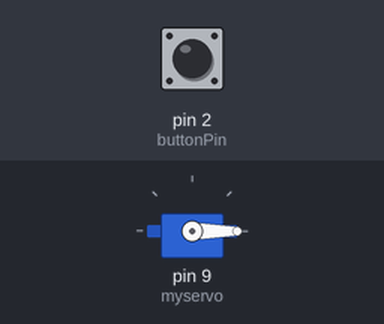
This sketch was run on a simulated Arduino Uno, built with avr-gcc and run on an emulated ATmega328P. On the bench: servo. The test bench sets the inputs (shaded band); at power-on: pin 2 (buttonPin) LOW.

Above: at 6.8 s.
6.9 s: pin 2 (buttonPin) pulled HIGH for 3 s
At 9.3 s:
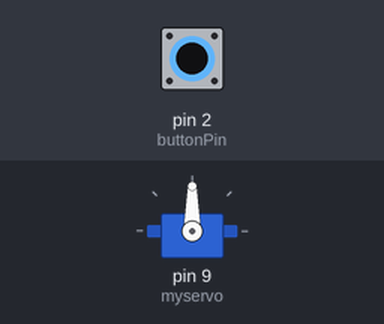
Timing chart, 0 to 11.4 s (numbered marks = the images above; inputs shaded):
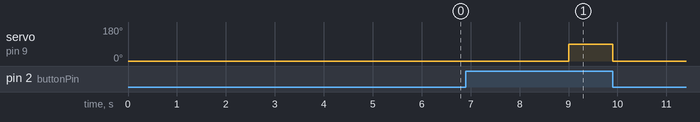

The sketch:

TestDoor.ino
```cpp
#include <Servo.h>

const int buttonPin = 2; // push button pin

int buttonState = 0; //variable for the push button status
Servo myservo;

void setup() {
  pinMode (buttonPin, INPUT);
  myservo.attach(9); //pin for the servo

}

void loop() {
  buttonState = digitalRead(buttonPin);
  if (buttonState == HIGH) {
    myservo.write(90); // set servo to midpoint (open door)
    delay (1); //leave the door open for 2 seconds
  }
  else {
    myservo.write(0); //servo position is 0 or the door is closed
    delay(3000); //precausion delay
  }

}
```

Measured:
- after the input at 6.9 s, servo on pin 9 (myservo): 0° → 90° after 2.1 s, → 0° 0.90 s later
